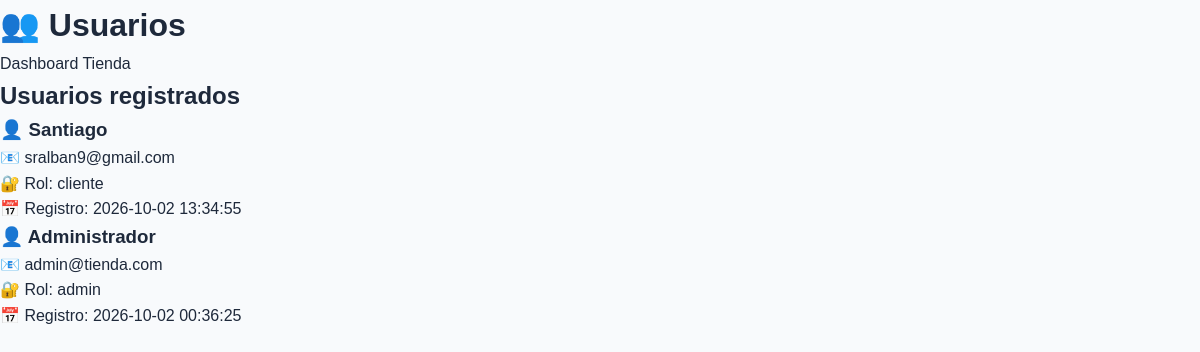
Screenshot of /admin/usuarios (signed in) with the database file from the repository.
### tables this page shows
CREATE TABLE usuarios (
            id INTEGER PRIMARY KEY AUTOINCREMENT,
            nombre TEXT NOT NULL,
            email TEXT NOT NULL UNIQUE,
            password TEXT NOT NULL,
            rol TEXT NOT NULL DEFAULT 'cliente',
            fecha_registro TIMESTAMP DEFAULT CURRENT_TIMESTAMP
        );

### main.py (the view)
@app.route("/admin/usuarios")
@admin_requerido
def admin_usuarios():
    usuarios = obtener_usuarios()
    return render_template(
        "admin/usuarios.html",
        usuarios=usuarios,
        usuario=usuario_actual()
    )

### database.py (called while the page is built)
def conectar():
    conexion = sqlite3.connect(DATABASE)
    conexion.row_factory = sqlite3.Row
    conexion.execute("PRAGMA foreign_keys = ON")
    return conexion

def obtener_usuario_por_id(usuario_id):
    conexion = conectar()
    cursor = conexion.cursor()
    cursor.execute("""
        SELECT *
        FROM usuarios
        WHERE id = ?
    """, (usuario_id,))
    usuario = cursor.fetchone()
    conexion.close()
    return usuario

def obtener_usuarios():
    conexion = conectar()
    cursor = conexion.cursor()
    cursor.execute("""
        SELECT id, nombre, email, rol, fecha_registro
        FROM usuarios
        ORDER BY id DESC
    """)
    usuarios = cursor.fetchall()
    conexion.close()
    return usuarios

### main.py (called while the page is built)
def usuario_actual():
    usuario_id = session.get("usuario_id")
    if not usuario_id:
        return None
    return obtener_usuario_por_id(usuario_id)

def es_admin():
    usuario = usuario_actual()
    if not usuario:
        return False
    return usuario["rol"] == "admin"

def admin_requerido(func):
    @wraps(func)
    def wrapper(*args, **kwargs):
        if "usuario_id" not in session:
            flash(
                "Debes iniciar sesión.",
                "warning"
            )
            return redirect(url_for("login"))
        if not es_admin():
            flash(
                "No tienes permisos para acceder.",
                "danger"
            )
            return redirect(url_for("inicio"))
        return func(*args, **kwargs)
    return wrapper

### templates/admin/usuarios.html (shortened to what this page needs)
<!DOCTYPE html>
<html lang="es">
<head>
    <link
        rel="stylesheet"
        href="{{ url_for('static', filename='style.css') }}"
    >
</head>
<body>
<header>
    <h1>👥 Usuarios</h1>
    <nav>
        <a href="{{ url_for('admin_dashboard') }}">
            Dashboard
        </a>
        <a href="{{ url_for('inicio') }}">
            Tienda
        </a>
    </nav>
</header>
<main>
    <h2>Usuarios registrados</h2>
    {% for usuario in usuarios %}
    <article>
        <h3>
            👤 {{ usuario['nombre'] }}
        </h3>
        <p>
            📧 {{ usuario['email'] }}
        </p>
        <p>
            🔐 Rol:
            {{ usuario['rol'] }}
        </p>
        <p>
            📅 Registro:
            {{ usuario['fecha_registro'] }}
        </p>
    </article>
    {% else %}
    <p>
        No existen usuarios registrados.
    </p>
    {% endfor %}
</main>
</body>
</html>

### static/style.css (style rules this page uses)
:root { --primary: #2563eb; --primary-dark: #1d4ed8; --secondary: #0f172a; --text: #1e293b; --text-light: #64748b; --background: #f8fafc; --white: #ffffff; --border: #e2e8f0; --success: #16a34a; --danger: #dc2626; --shadow: 0 10px 30px rgba(15, 23, 42, 0.08); --radius: 14px; }
* { margin: 0; padding: 0; box-sizing: border-box; }
html { scroll-behavior: smooth; }
body { font-family: Arial, Helvetica, sans-serif; background: var(--background); color: var(--text); line-height: 1.6; }
a { text-decoration: none; color: inherit; }

### rows the page displays
usuarios: nombre "Santiago", email "sralban9@gmail.com", rol "cliente", fecha_registro "2026-10-02 13:34:55"
usuarios: nombre "Administrador", email "admin@tienda.com", rol "admin", fecha_registro "2026-10-02 00:36:25"
